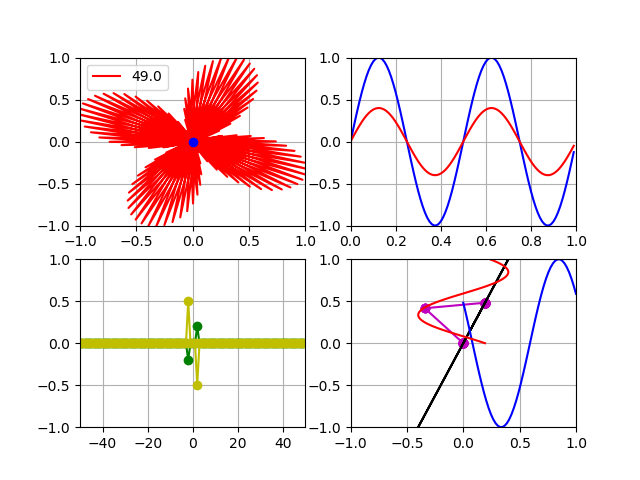

Here is the Python script that generated this plot:
import numpy as np
import matplotlib.pyplot as plt
from matplotlib.animation import FuncAnimation
#--------------------------------------
fig        = plt.figure()
fs         = 100
N          = 100
#--------------------------------------
circleAxe  = fig.add_subplot(2,2,1)
circleLn,massLn,  = plt.plot([],[],'r-',[],[],'bo')
circleAxe.grid(True)
circleAxe.set_xlim(-1,1)
circleAxe.set_ylim(-1,1)
circleFrec = np.arange(-fs/2,fs/2,fs/N)
circleLn.set_label(circleFrec[0])
circleLg=circleAxe.legend()
circleData = []
mass       = 0
frecIter   = 0
def circle(f,n):
    return np.exp(-1j*2*np.pi*f*n*1/fs)
def circleInv(f,n,c):
    return c*np.exp(1j*2*np.pi*f*n*1/fs)
#--------------------------------------
signalAxe  = fig.add_subplot(2,2,2)
signalRLn,signalILn  = plt.plot([],[],'b-',[],[],'r-')
signalAxe.grid(True)
signalAxe.set_xlim(0,N/fs)
signalAxe.set_ylim(-1,1)
signalFrec = 2
signalData=[]
def signal(f,n):
    return np.sin(2*np.pi*f*n*1/fs)+0.4j*np.sin(2*np.pi*f*n*1/fs)
#--------------------------------------
promAxe  = fig.add_subplot(2,2,3)
promRLn,promILn,  = plt.plot([],[],'g-o',[],[],'y-o')
promAxe.grid(True)
promAxe.set_xlim(-fs/2,fs/2)
promAxe.set_ylim(-1,1)
promData=np.zeros(N,dtype=complex)
#--------------------------------------
inversaAxe         = fig.add_subplot(2,2,4)
inversaLn,penLn,penRLn,penILn = plt.plot([],[],'m-o',[],[],'k-',[],[],'b-',[],[],'r-')
inversaAxe.grid(True)
inversaAxe.set_xlim(-1,1)
inversaAxe.set_ylim(-1,1)
penData= []
#--------------------------------------
tData=np.arange(0,N/fs,1/fs)

def init():
    return circleLn,circleLg,signalRLn,signalILn,massLn,promRLn,promILn,inversaLn,penILn,penRLn,

def updateF(n):
    global promData,fData,frecIter,penData
    if aniT.repeat==True:
        return inversaLn,
    inversaData=[0]
    for f in range(N):
        inversaData.append(inversaData[-1]+circleInv(circleFrec[f],frecIter,promData[f]))
    inversaLn.set_data(np.imag(inversaData),np.real(inversaData))
    penData.insert(0,inversaData[-1])
    penData=penData[0:N]
    t=np.linspace(0,1,len(penData))
    penRLn.set_data(t,np.real(penData))
    penILn.set_data(np.imag(penData),t)
    penLn.set_data(np.imag(penData),np.real(penData))
    frecIter+=1
    if frecIter==N:
        frecIter=0
    return inversaLn,penLn,penILn,penRLn,

def updateT(nn):
    global circleData,signalData,promData,frecIter,circleFrec,circleLg

    circleData = []
    signalData = []
    for n in range(N):
        circleData.append(circle(circleFrec[frecIter],n)*signal(signalFrec,n))
        mass=np.average(circleData)
        signalData.append(signal(signalFrec,n))
        promData[frecIter]=mass
    massLn.set_data(np.real(mass),
                    np.imag(mass))
    circleLn.set_data(np.real(circleData),
                      np.imag(circleData))
    signalRLn.set_data(tData[:n+1],np.real(signalData))
    signalILn.set_data(tData[:n+1],np.imag(signalData))
    promRLn.set_data(circleFrec[:frecIter+1],np.real(promData[:frecIter+1]))
    promILn.set_data(circleFrec[:frecIter+1],np.imag(promData[:frecIter+1]))
    circleLn.set_label(circleFrec[frecIter])
    circleLg=circleAxe.legend()

    if frecIter == N-1:
        frecIter=0
        aniT.repeat=False
    else:
        frecIter+=1
    return circleLn,circleLg,signalRLn,signalILn,massLn,promRLn,promILn,

aniT=FuncAnimation(fig,updateT,N,init,interval=10  ,blit=True,repeat=True)
aniF=FuncAnimation(fig,updateF,N,init,interval=30 ,blit=True,repeat=True)
plt.show()
